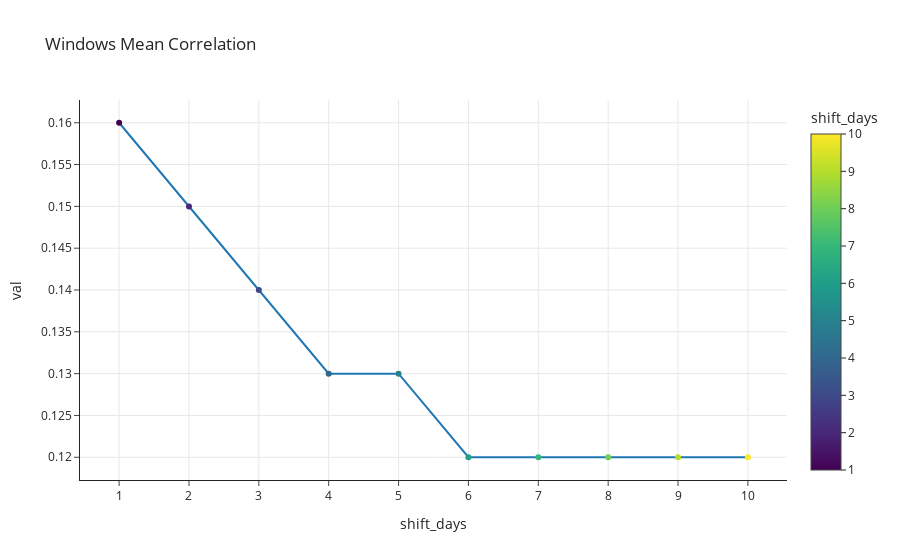
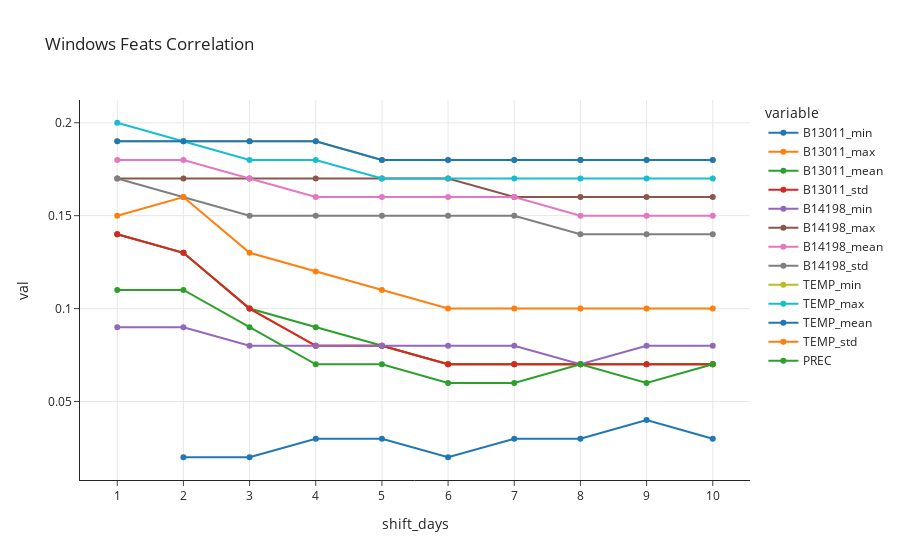

The notebook cell these images were saved under, in order:
### Markdown cell above
The second attempt compute the correlation for each station and for each species for each day-shift, and then extract the mean values for each feature.

### Code cell
# Plot Mean Feat corr & Mean corr for each station_id and pol_var_id

df_corr_list = []
for station_id in tqdm(all_meteo_feats_pol_dat_df.station_id.unique()):
    for pol_var_id in all_meteo_feats_pol_dat_df.pol_var_id.unique():
        df = all_meteo_feats_pol_dat_df[(all_meteo_feats_pol_dat_df['station_id']==station_id) & 
                                        (all_meteo_feats_pol_dat_df['pol_var_id']==pol_var_id)]
        df_corr = _windows_corr(df, SHIFT_DAYS_LIST, FEATS)
        df_corr_list.append(df_corr)
df_corr = pd.concat(df_corr_list).groupby('shift_days').apply(lambda x: np.round(np.mean(np.abs(x)), 2))

_plot_windows_correlation(df_corr, FEATS)

### Figure 1 — Plotly figure (JSON) as saved in the notebook; plotly's stock layout.template omitted (floating-point values rounded to 4 significant figures)
{"data": [{"hovertemplate": "<b>%{hovertext}</b><br><br>shift_days=%{marker.color}<br>mean=%{y}<extra></extra>", "hovertext": [0.16, 0.15, 0.14, 0.13, 0.13, 0.12, 0.12, 0.12, 0.12, 0.12], "legendgroup": "", "marker": {"color": [1, 2, 3, 4, 5, 6, 7, 8, 9, 10], "coloraxis": "coloraxis", "size": 6, "symbol": "circle"}, "mode": "markers+lines", "name": "", "orientation": "v", "showlegend": false, "type": "scatter", "x": [1, 2, 3, 4, 5, 6, 7, 8, 9, 10], "xaxis": "x", "y": [0.16, 0.15, 0.14, 0.13, 0.13, 0.12, 0.12, 0.12, 0.12, 0.12], "yaxis": "y"}], "layout": {"coloraxis": {"colorbar": {"title": {"text": "shift_days"}}, "colorscale": [[0, "#440154"], [0.1111, "#482878"], [0.2222, "#3e4989"], [0.3333, "#31688e"], [0.4444, "#26828e"], [0.5556, "#1f9e89"], [0.6667, "#35b779"], [0.7778, "#6ece58"], [0.8889, "#b5de2b"], [1, "#fde725"]]}, "legend": {"tracegroupgap": 0}, "title": {"text": " Windows Mean Correlation"}, "xaxis": {"anchor": "y", "domain": [0, 1], "showgrid": true, "tickmode": "linear", "title": {"text": "shift_days"}}, "yaxis": {"anchor": "x", "domain": [0, 1], "showgrid": true, "title": {"text": "val"}}}}

### Figure 2 — Plotly figure (JSON) as saved in the notebook; plotly's stock layout.template omitted (floating-point values rounded to 4 significant figures)
{"data": [{"hovertemplate": "variable=B13011_min<br>shift_days=%{x}<br>value=%{y}<extra></extra>", "legendgroup": "B13011_min", "marker": {"color": "#1F77B4", "size": 6, "symbol": "circle"}, "mode": "markers+lines", "name": "B13011_min", "orientation": "v", "showlegend": true, "type": "scatter", "x": [1, 2, 3, 4, 5, 6, 7, 8, 9, 10], "xaxis": "x", "y": [null, 0.02, 0.02, 0.03, 0.03, 0.02, 0.03, 0.03, 0.04, 0.03], "yaxis": "y"}, {"hovertemplate": "variable=B13011_max<br>shift_days=%{x}<br>value=%{y}<extra></extra>", "legendgroup": "B13011_max", "marker": {"color": "#FF7F0E", "size": 6, "symbol": "circle"}, "mode": "markers+lines", "name": "B13011_max", "orientation": "v", "showlegend": true, "type": "scatter", "x": [1, 2, 3, 4, 5, 6, 7, 8, 9, 10], "xaxis": "x", "y": [0.14, 0.13, 0.1, 0.08, 0.08, 0.07, 0.07, 0.07, 0.07, 0.07], "yaxis": "y"}, {"hovertemplate": "variable=B13011_mean<br>shift_days=%{x}<br>value=%{y}<extra></extra>", "legendgroup": "B13011_mean", "marker": {"color": "#2CA02C", "size": 6, "symbol": "circle"}, "mode": "markers+lines", "name": "B13011_mean", "orientation": "v", "showlegend": true, "type": "scatter", "x": [1, 2, 3, 4, 5, 6, 7, 8, 9, 10], "xaxis": "x", "y": [0.14, 0.13, 0.1, 0.09, 0.08, 0.07, 0.07, 0.07, 0.07, 0.07], "yaxis": "y"}, {"hovertemplate": "variable=B13011_std<br>shift_days=%{x}<br>value=%{y}<extra></extra>", "legendgroup": "B13011_std", "marker": {"color": "#D62728", "size": 6, "symbol": "circle"}, "mode": "markers+lines", "name": "B13011_std", "orientation": "v", "showlegend": true, "type": "scatter", "x": [1, 2, 3, 4, 5, 6, 7, 8, 9, 10], "xaxis": "x", "y": [0.14, 0.13, 0.1, 0.08, 0.08, 0.07, 0.07, 0.07, 0.07, 0.07], "yaxis": "y"}, {"hovertemplate": "variable=B14198_min<br>shift_days=%{x}<br>value=%{y}<extra></extra>", "legendgroup": "B14198_min", "marker": {"color": "#9467BD", "size": 6, "symbol": "circle"}, "mode": "markers+lines", "name": "B14198_min", "orientation": "v", "showlegend": true, "type": "scatter", "x": [1, 2, 3, 4, 5, 6, 7, 8, 9, 10], "xaxis": "x", "y": [0.09, 0.09, 0.08, 0.08, 0.08, 0.08, 0.08, 0.07, 0.08, 0.08], "yaxis": "y"}, {"hovertemplate": "variable=B14198_max<br>shift_days=%{x}<br>value=%{y}<extra></extra>", "legendgroup": "B14198_max", "marker": {"color": "#8C564B", "size": 6, "symbol": "circle"}, "mode": "markers+lines", "name": "B14198_max", "orientation": "v", "showlegend": true, "type": "scatter", "x": [1, 2, 3, 4, 5, 6, 7, 8, 9, 10], "xaxis": "x", "y": [0.17, 0.17, 0.17, 0.17, 0.17, 0.17, 0.16, 0.16, 0.16, 0.16], "yaxis": "y"}, {"hovertemplate": "variable=B14198_mean<br>shift_days=%{x}<br>value=%{y}<extra></extra>", "legendgroup": "B14198_mean", "marker": {"color": "#E377C2", "size": 6, "symbol": "circle"}, "mode": "markers+lines", "name": "B14198_mean", "orientation": "v", "showlegend": true, "type": "scatter", "x": [1, 2, 3, 4, 5, 6, 7, 8, 9, 10], "xaxis": "x", "y": [0.18, 0.18, 0.17, 0.16, 0.16, 0.16, 0.16, 0.15, 0.15, 0.15], "yaxis": "y"}, {"hovertemplate": "variable=B14198_std<br>shift_days=%{x}<br>value=%{y}<extra></extra>", "legendgroup": "B14198_std", "marker": {"color": "#7F7F7F", "size": 6, "symbol": "circle"}, "mode": "markers+lines", "name": "B14198_std", "orientation": "v", "showlegend": true, "type": "scatter", "x": [1, 2, 3, 4, 5, 6, 7, 8, 9, 10], "xaxis": "x", "y": [0.17, 0.16, 0.15, 0.15, 0.15, 0.15, 0.15, 0.14, 0.14, 0.14], "yaxis": "y"}, {"hovertemplate": "variable=TEMP_min<br>shift_days=%{x}<br>value=%{y}<extra></extra>", "legendgroup": "TEMP_min", "marker": {"color": "#BCBD22", "size": 6, "symbol": "circle"}, "mode": "markers+lines", "name": "TEMP_min", "orientation": "v", "showlegend": true, "type": "scatter", "x": [1, 2, 3, 4, 5, 6, 7, 8, 9, 10], "xaxis": "x", "y": [0.19, 0.19, 0.19, 0.19, 0.18, 0.18, 0.18, 0.18, 0.18, 0.18], "yaxis": "y"}, {"hovertemplate": "variable=TEMP_max<br>shift_days=%{x}<br>value=%{y}<extra></extra>", "legendgroup": "TEMP_max", "marker": {"color": "#17BECF", "size": 6, "symbol": "circle"}, "mode": "markers+lines", "name": "TEMP_max", "orientation": "v", "showlegend": true, "type": "scatter", "x": [1, 2, 3, 4, 5, 6, 7, 8, 9, 10], "xaxis": "x", "y": [0.2, 0.19, 0.18, 0.18, 0.17, 0.17, 0.17, 0.17, 0.17, 0.17], "yaxis": "y"}, {"hovertemplate": "variable=TEMP_mean<br>shift_days=%{x}<br>value=%{y}<extra></extra>", "legendgroup": "TEMP_mean", "marker": {"color": "#1F77B4", "size": 6, "symbol": "circle"}, "mode": "markers+lines", "name": "TEMP_mean", "orientation": "v", "showlegend": true, "type": "scatter", "x": [1, 2, 3, 4, 5, 6, 7, 8, 9, 10], "xaxis": "x", "y": [0.19, 0.19, 0.19, 0.19, 0.18, 0.18, 0.18, 0.18, 0.18, 0.18], "yaxis": "y"}, {"hovertemplate": "variable=TEMP_std<br>shift_days=%{x}<br>value=%{y}<extra></extra>", "legendgroup": "TEMP_std", "marker": {"color": "#FF7F0E", "size": 6, "symbol": "circle"}, "mode": "markers+lines", "name": "TEMP_std", "orientation": "v", "showlegend": true, "type": "scatter", "x": [1, 2, 3, 4, 5, 6, 7, 8, 9, 10], "xaxis": "x", "y": [0.15, 0.16, 0.13, 0.12, 0.11, 0.1, 0.1, 0.1, 0.1, 0.1], "yaxis": "y"}, {"hovertemplate": "variable=PREC<br>shift_days=%{x}<br>value=%{y}<extra></extra>", "legendgroup": "PREC", "marker": {"color": "#2CA02C", "size": 6, "symbol": "circle"}, "mode": "markers+lines", "name": "PREC", "orientation": "v", "showlegend": true, "type": "scatter", "x": [1, 2, 3, 4, 5, 6, 7, 8, 9, 10], "xaxis": "x", "y": [0.11, 0.11, 0.09, 0.07, 0.07, 0.06, 0.06, 0.07, 0.06, 0.07], "yaxis": "y"}], "layout": {"legend": {"title": {"text": "variable"}, "tracegroupgap": 0}, "title": {"text": " Windows Feats Correlation"}, "xaxis": {"anchor": "y", "domain": [0, 1], "showgrid": true, "tickmode": "linear", "title": {"text": "shift_days"}}, "yaxis": {"anchor": "x", "domain": [0, 1], "showgrid": true, "title": {"text": "val"}}}}
